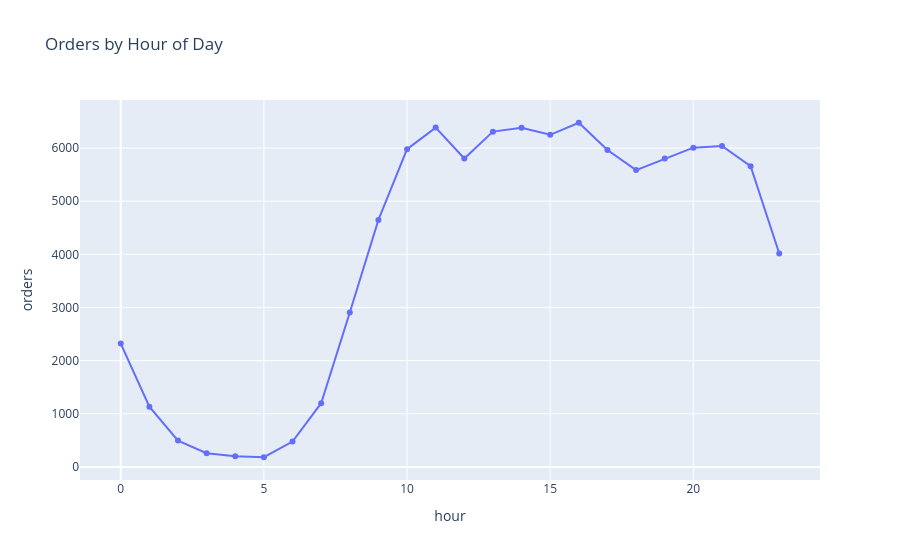

Notebook cell for this chart:
### Code cell
orders_by_hour = master.groupby('hour')['order_id'].nunique().reset_index()
orders_by_hour.columns = ['hour', 'orders']

fig = px.line(orders_by_hour, x='hour', y='orders',
    title='Orders by Hour of Day', markers=True)
fig.show()

orders_by_hour.to_csv('../data/processed/orders_by_hour.csv', index=False)
print("Saved orders_by_hour.csv")

### Figure 1 — Plotly figure (JSON) as saved in the notebook; plotly's stock layout.template omitted (floating-point values rounded to 4 significant figures)
{"data": [{"hovertemplate": "hour=%{x}<br>orders=%{y}<extra></extra>", "legendgroup": "", "line": {"color": "#636efa", "dash": "solid"}, "marker": {"symbol": "circle"}, "mode": "lines+markers", "name": "", "orientation": "v", "showlegend": false, "type": "scatter", "x": [0, 1, 2, 3, 4, 5, 6, 7, 8, 9, 10, 11, 12, 13, 14, 15, 16, 17, 18, 19, 20, 21, 22, 23], "xaxis": "x", "y": [2321, 1133, 496, 259, 203, 182, 478, 1199, 2907, 4647, 5978, 6385, 5803, 6309, 6383, 6249, 6476, 5963, 5585, 5801, 6007, 6040, 5659, 4015], "yaxis": "y"}], "layout": {"legend": {"tracegroupgap": 0}, "title": {"text": "Orders by Hour of Day"}, "xaxis": {"anchor": "y", "domain": [0, 1], "title": {"text": "hour"}}, "yaxis": {"anchor": "x", "domain": [0, 1], "title": {"text": "orders"}}}}
